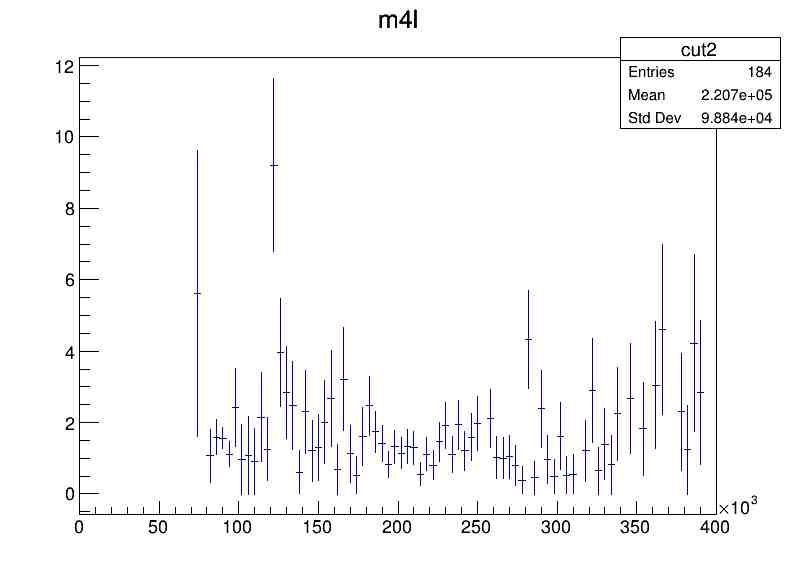

The Python source for this figure:
import ROOT
import copy
import numpy as np


def zzscale(directory, cut):
    canvas = ROOT.TCanvas("canvas","plot a variable", 800, 600)
    
    datafile = ROOT.TFile.Open('/user/ksmits/BachelorProject/{}/datastacked.root'.format(directory), 'read')
    datahist = datafile.Get(cut)

    zzfile = ROOT.TFile.Open('/user/ksmits/BachelorProject/{}/mc_363490.llll.4lep.root'.format(directory))
    zzhist = zzfile.Get(cut)

    datahist.Divide(zzhist)
    # datahist.Draw()
    # zzhist.Draw()
    datahist.Draw()
    canvas.Print('zzscale.jpg')

zzscale('m4lrecreate', 'cut2')
